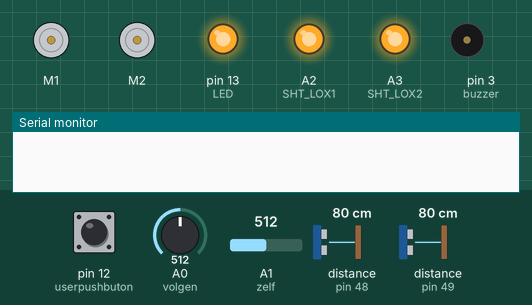
This sketch was run on a simulated Arduino Uno, built with avr-gcc and run on an emulated ATmega328P. Parts: 2 × DC motor (green arrow = forward, orange = backward, longer = faster), output pins drawn as LEDs (lit = HIGH), buzzer (waves = sounding, pin HIGH), the last lines printed to the serial monitor. Dashed ring = blinking. The inputs (shaded band) are chosen by the test bench; at power-on: pin 12 (userpushbuton) HIGH, distance to the obstacle (sensors on pin 48, pin 49) 80 cm, A0 (volgen) = 512, A1 (zelf) = 512.

Above: at 0.8 s.
0.9 s: pin 12 (userpushbuton) pulled LOW for 0.15 s
At 1.9 s:
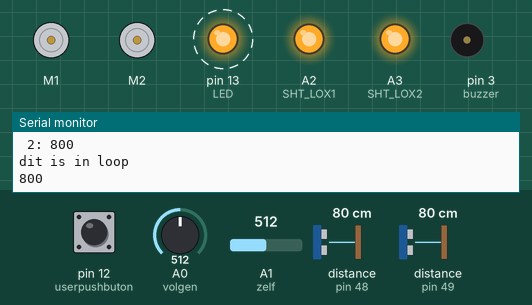
3.9 s: distance to the obstacle (sensor on pin 48) set to 250 cm
6.9 s: distance to the obstacle (sensor on pin 49) set to 250 cm
9.9 s: distance to the obstacle (sensor on pin 48) set to 2 cm
Timing chart, 0 to 13.9 s (numbered marks = the images above; inputs shaded):
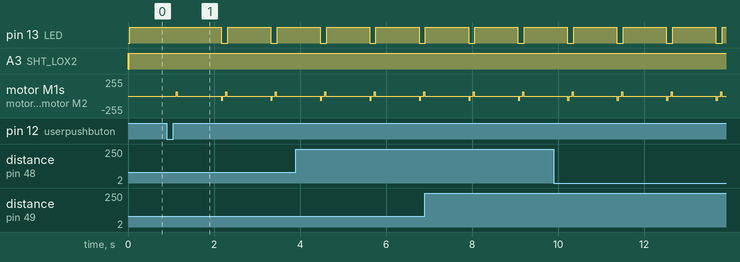

Measured:
- after the input at 0.9 s, pin 13 (LED): alternates HIGH for 1.0 s and LOW for 0.15 s, starting after 1.3 s; motor M1, motor M2: stopped → forward 63/255 after 0.22 s, then repeats every 1.2 s: stopped 1.0 s, backward 63/255 0.04 s, stopped 0.07 s, forward 63/255 0.02 s

The sketch:

maincodev1.ino
```cpp
#include <QTRSensors.h>
#include <Wire.h>
#include <ZumoShield.h>
#include "Adafruit_VL53L0X.h"

#define volgen A0
#define zelf A1
#define buzzer 3
#define userpushbuton 12
#define LED 13

// address we will assign if dual sensor is present
#define LOX1_ADDRESS 0x30
#define LOX2_ADDRESS 0x31

// set the pins to shutdown
#define SHT_LOX1 A2 //hier nog de juiste pin
#define SHT_LOX2 A3 //idem dito

// objects for the vl53l0x
Adafruit_VL53L0X lox1 = Adafruit_VL53L0X();
Adafruit_VL53L0X lox2 = Adafruit_VL53L0X();

// this holds the measurement
VL53L0X_RangingMeasurementData_t measure1;
VL53L0X_RangingMeasurementData_t measure2;

Pushbutton button(ZUMO_BUTTON);
//button.waitForButton()
ZumoMotors motors;
/* SDA op SDA pin, SCL op SCL pin
 * buzzer pin 3, pushbutton pin 12, gele led pin 13
 * 3 way-switch pin A0, A1
 * PIN 7,8,9,10 voor motoren
 * QTR, PIN 4,5,6,11
 */


QTRSensors qtr;
const uint8_t SensorCount = 8;// aantal sensoren op de qtr
uint16_t sensorValues[SensorCount];

int read_dual_sensors(void) {
  int hummer;

  lox1.rangingTest(&measure1, false); // pass in 'true' to get debug data printout!
  lox2.rangingTest(&measure2, false); // pass in 'true' to get debug data printout!

  // print sensor one reading
  Serial.print("1: ");
  if(measure1.RangeStatus != 4) {     // if not out of range
    Serial.print(measure1.RangeMilliMeter);
  hummer = measure1.RangeMilliMeter;
  Serial.println("joe");
  Serial.println(hummer);
  } else {
    Serial.print("Out of range");
  }

  Serial.print(" ");

  // print sensor two reading
  Serial.print("2: ");
  if(measure2.RangeStatus != 4) {
    Serial.print(measure2.RangeMilliMeter);
  } else {
    Serial.print("Out of range");
  }
  Serial.println();
  return(hummer);
}

void setID() {
  // all reset
  digitalWrite(SHT_LOX1, LOW);
  digitalWrite(SHT_LOX2, LOW);
  delay(10);
  // all unreset
  digitalWrite(SHT_LOX1, HIGH);
  digitalWrite(SHT_LOX2, HIGH);
  delay(10);

  // activating LOX1 and reseting LOX2
  digitalWrite(SHT_LOX1, HIGH);
  digitalWrite(SHT_LOX2, LOW);

  // initing LOX1
  if(!lox1.begin(LOX1_ADDRESS)) {
    Serial.println(F("Failed to boot first VL53L0X"));
    while(1);
  }
  delay(10);

  // activating LOX2
  digitalWrite(SHT_LOX2, HIGH);
  delay(10);

  //initing LOX2
  if(!lox2.begin(LOX2_ADDRESS)) {
    Serial.println(F("Failed to boot second VL53L0X"));
    while(1);
  }
}

int uitvoerFunctieChecken(void) {
  int uitvoerfunctie;

  if (analogRead(volgen) == HIGH) {

    uitvoerfunctie = 1;
  }

  if (analogRead(zelf) == HIGH) {

    uitvoerfunctie = 2;
  }

  return (uitvoerfunctie);
}


void calibrerenQTR(void) {
  int waarde = HIGH;
  int i = 0;

  // led later knipperen zodat iedereen weet dat er gecalibreert meot worden
  // knop 12 indrukken zodat hij doorgaat.

  delay(2000);
  digitalWrite(LED, HIGH);

  for (uint16_t i = 0; i < 400; i++)
  {
    qtr.calibrate();
  }
  digitalWrite(LED, LOW); // turn off Arduino's LED

  // print the calibration minimum values measured when emitters were on
  Serial.println("minmum values QTR");
  for (uint8_t i = 0; i < SensorCount; i++)
  {
    Serial.print(qtr.calibrationOn.minimum[i]);
    Serial.print(' ');
  }
  Serial.println();

  Serial.println("maximum values QTR");

  // print the calibration maximum values measured when emitters were on
  for (uint8_t i = 0; i < SensorCount; i++)
  {
    Serial.print(qtr.calibrationOn.maximum[i]);
    Serial.print(' ');
  }
  Serial.println();
  Serial.println();
}

void AGVcentreren(void) {
  int goedgekeurd = 0; // wanneer het potje in het midden van de qtr sensor staat wordt dit veranderdt naar 1 en gaat hij door;

  while (goedgekeurd = 0) {


    // read calibrated sensor values and obtain a measure of the line position
    // from 0 to 5000 (for a white line, use readLineWhite() instead)
    uint16_t position = qtr.readLineBlack(sensorValues);

    // print the sensor values as numbers from 0 to 1000, where 0 means maximum
    // reflectance and 1000 means minimum reflectance, followed by the line
    // position
    for (uint8_t i = 0; i < SensorCount; i++)
    {
      Serial.print(sensorValues[i]);
      Serial.print('\t');
    }
    Serial.println(position);

    // hier proberen we de agv voor de qtr sensor te centreren.
    if (sensorValues[0] <= 800)
      motors.setLeftSpeed(100);
      motors.setRightSpeed(100);
      delay(20);
      motors.setLeftSpeed(0);
      motors.setRightSpeed(0);
    }

    if (sensorValues[1] <= 800) {
      motors.setLeftSpeed(100);
      motors.setRightSpeed(100);
      delay(20);
      motors.setLeftSpeed(0);
      motors.setRightSpeed(0);
    }

    if ((sensorValues[0] <= 800) & (sensorValues[1] <= 400) & (sensorValues[2] <= 400) & (sensorValues[3] <= 800)) {
      motors.setLeftSpeed(0);
      motors.setRightSpeed(0);
      delay(20);
      if ((sensorValues[0] <= 800) & (sensorValues[1] <= 400) & (sensorValues[2] <= 400) & (sensorValues[3] <= 800)) {
        // Maak geluideje met de pieper
        digitalWrite(LED_BUILTIN, HIGH);
        delay(1000);
        digitalWrite(LED_BUILTIN, LOW);
        goedgekeurd = 1;
      }
    }
    if (sensorValues[2] <= 800) {

      motors.setLeftSpeed(-100);
      motors.setRightSpeed(-100);
      delay(20);
      motors.setLeftSpeed(0);
      motors.setRightSpeed(0);
    }

    if (sensorValues[3] <= 800) {

      motors.setLeftSpeed(-100);
      motors.setRightSpeed(-100);
      delay(20);
      motors.setLeftSpeed(0);
      motors.setRightSpeed(0);
    }

}


void setup() {

  Serial.begin(9600);
  Wire.begin();

  pinMode(volgen, INPUT);
  pinMode(zelf, INPUT);
  pinMode(userpushbuton, INPUT);
  pinMode(LED, OUTPUT);
  pinMode(buzzer, OUTPUT);
  pinMode(SHT_LOX1, OUTPUT);
  pinMode(SHT_LOX2, OUTPUT);
  digitalWrite(SHT_LOX1, LOW);
  digitalWrite(SHT_LOX2, LOW);
  setID();

  // configure the QTR sensors
  qtr.setTypeRC();
  qtr.setSensorPins((const uint8_t[]) {4,5,6,11}, 4);
  qtr.setEmitterPin(2);

  digitalWrite(LED, HIGH);
  button.waitForButton();
  Serial.println("QTR calibreren....");
  //calibrerenQTR();
  Serial.println("QTR gecalibreerd");
}


void loop() {

  int uitvoerfunctie = uitvoerFunctieChecken(); // volgen = 1, zelf rijden =2
  //if(uitvoerfunctie = 1)
  int uitvoer =read_dual_sensors(); //lees waardes TOF
  Serial.println("dit is in loop");
  Serial.print(uitvoer);

 if (uitvoerfunctie = 2) {
  AGVcentreren();
 }

}
```
